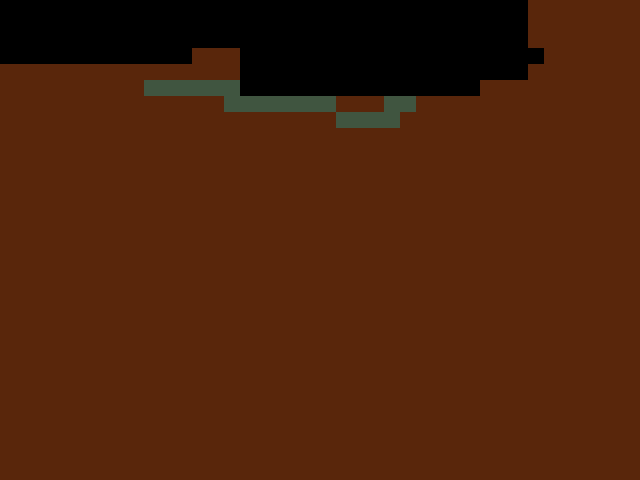

A level layout from a 2D game, rendered from its tile map. Below: a short description, then the map file with tile-grid data replaced by summaries:
An orthogonal 40x30 tile map with 16x16 px tiles, 1 tile layer (Terrain) and 3 objects (2x Spawn, TriggerArea).

<map version="1.0" orientation="orthogonal" width="40" height="30" tilewidth="16" tileheight="16">
 <tileset firstgid="1" name="Terrain" tilewidth="16" tileheight="16">
  <image source="../GFX/Tileset.png" width="48" height="16" />
 </tileset>
 <layer name="Terrain" width="40" height="30">
  <data>[1200 cells, 1037 non-empty, 2 distinct tile ids]</data>
 </layer>
 <objectgroup name="Objects" width="40" height="30">
  <object name="Portal" type="TriggerArea" x="0" y="32" width="33" height="63">
   <properties>
    <property name="id" value="Overworld" />
   </properties>
  </object>
  <object name="PlayerPortalSpawn" type="Spawn" x="48" y="48" width="16" height="16" />
  <object name="PlayerSpawn" type="Spawn" x="127" y="48" width="16" height="16" />
 </objectgroup>
</map>
